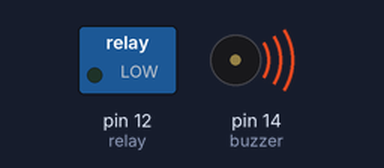
Recording of a sketch running on a simulated Arduino Uno, built with avr-gcc and run on an emulated ATmega328P. On the bench: switched loads named in the sketch (green lamp = pin HIGH), buzzer (waves = sounding, pin HIGH).

Above: at 1.0 s.
At 3.0 s:
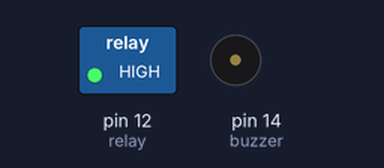
Timing chart, 0 to 5.2 s (numbered marks = the images above):
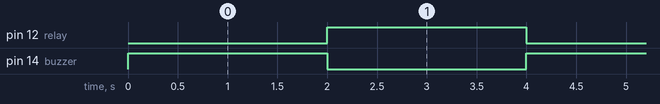

The sketch:

test-1.ino
```cpp
#define buzzer 14 //d5
#define relay 12 //d6

void setup() {
  // put your setup code here, to run once:

  Serial.begin(115200);
  pinMode(buzzer, OUTPUT);
  pinMode(relay, OUTPUT);
}

void loop() {
  // put your main code here, to run repeatedly:

  digitalWrite(buzzer, HIGH);
  digitalWrite(relay, LOW);
  delay(2000);
  digitalWrite(buzzer, LOW);
  digitalWrite(relay, HIGH);
  delay(2000);
}
```

Measured:
- by itself, pin 12 (relay), pin 14 (buzzer): alternates HIGH for 2.0 s and LOW for 2.0 s
